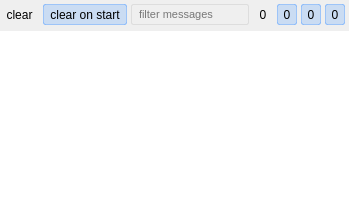
      <widget class="QWidget" name="logPage">
       <layout class="QVBoxLayout" name="verticalLayout_3">
        <property name="spacing">
         <number>0</number>
        </property>
        <property name="leftMargin">
         <number>0</number>
        </property>
        <property name="topMargin">
         <number>0</number>
        </property>
        <property name="rightMargin">
         <number>0</number>
        </property>
        <property name="bottomMargin">
         <number>0</number>
        </property>
        <item>
         <widget class="QWidget" name="logWidget" native="true">
          <property name="styleSheet">
           <string notr="true">QToolButton {
     padding: 1px;
	 border: 1px solid transparent;
	 border-radius: 2px;
     background: transparent;
	height: 14px;
}

QToolButton:hover {
		border: 1px solid  rgba( 92, 163, 255, 20% );
		background-color: rgba( 92, 163, 255, 10% );
}

QToolButton:checked, QToolButton:hover:pressed {
		border: 1px solid  rgba( 92, 163, 255, 50% );
		background-color: rgba( 92, 163, 255, 25% );
}</string>
          </property>
          <layout class="QHBoxLayout" name="horizontalLayout_11">
           <property name="spacing">
            <number>4</number>
           </property>
           <property name="leftMargin">
            <number>0</number>
           </property>
           <property name="topMargin">
            <number>4</number>
           </property>
           <property name="rightMargin">
            <number>4</number>
           </property>
           <property name="bottomMargin">
            <number>6</number>
           </property>
           <item>
            <widget class="QToolButton" name="clearLogButton">
             <property name="minimumSize">
              <size>
               <width>0</width>
               <height>21</height>
              </size>
             </property>
             <property name="toolTip">
              <string>Clear messages</string>
             </property>
             <property name="text">
              <string>clear</string>
             </property>
             <property name="autoRaise">
              <bool>true</bool>
             </property>
            </widget>
           </item>
           <item>
            <widget class="QToolButton" name="clearLogOnStartButton">
             <property name="minimumSize">
              <size>
               <width>0</width>
               <height>21</height>
              </size>
             </property>
             <property name="toolTip">
              <string>Clear messages on simulation start</string>
             </property>
             <property name="text">
              <string>clear on start</string>
             </property>
             <property name="checkable">
              <bool>true</bool>
             </property>
             <property name="checked">
              <bool>true</bool>
             </property>
             <property name="autoRaise">
              <bool>true</bool>
             </property>
            </widget>
           </item>
           <item>
            <widget class="QLineEdit" name="logFilterLineEdit">
             <property name="styleSheet">
              <string notr="true">QLineEdit {
     border: 1px solid #ddd;
	 border-radius: 2px;
     padding: 1px 5px 2px 5px;
     background: transparent;
	font-size: 11px;
 }</string>
             </property>
             <property name="placeholderText">
              <string>filter messages</string>
             </property>
             <property name="clearButtonEnabled">
              <bool>true</bool>
             </property>
            </widget>
           </item>
           <item>
            <widget class="QToolButton" name="showDebugMessagesButton">
             <property name="toolTip">
              <string>Show debug messages</string>
             </property>
             <property name="text">
              <string>0</string>
             </property>
             <property name="icon">
              <iconset resource="../icons/icons.qrc">
               <normaloff>:/icons/debug-16x16.png</normaloff>:/icons/debug-16x16.png</iconset>
             </property>
             <property name="checkable">
              <bool>true</bool>
             </property>
             <property name="checked">
              <bool>false</bool>
             </property>
             <property name="toolButtonStyle">
              <enum>Qt::ToolButtonTextBesideIcon</enum>
             </property>
             <property name="autoRaise">
              <bool>true</bool>
             </property>
            </widget>
           </item>
           <item>
            <widget class="QToolButton" name="showInfoMessagesButton">
             <property name="toolTip">
              <string>Show info messages</string>
             </property>
             <property name="text">
              <string>0</string>
             </property>
             <property name="icon">
              <iconset resource="../icons/icons.qrc">
               <normaloff>:/icons/info-16x16.png</normaloff>:/icons/info-16x16.png</iconset>
             </property>
             <property name="checkable">
              <bool>true</bool>
             </property>
             <property name="checked">
              <bool>true</bool>
             </property>
             <property name="toolButtonStyle">
              <enum>Qt::ToolButtonTextBesideIcon</enum>
             </property>
             <property name="autoRaise">
              <bool>true</bool>
             </property>
            </widget>
           </item>
           <item>
            <widget class="QToolButton" name="showWarningMessagesButton">
             <property name="toolTip">
              <string>Show warning messages</string>
             </property>
             <property name="text">
              <string>0</string>
             </property>
             <property name="icon">
              <iconset resource="../icons/icons.qrc">
               <normaloff>:/icons/warning-16x16.png</normaloff>:/icons/warning-16x16.png</iconset>
             </property>
             <property name="checkable">
              <bool>true</bool>
             </property>
             <property name="checked">
              <bool>true</bool>
             </property>
             <property name="toolButtonStyle">
              <enum>Qt::ToolButtonTextBesideIcon</enum>
             </property>
             <property name="autoRaise">
              <bool>true</bool>
             </property>
            </widget>
           </item>
           <item>
            <widget class="QToolButton" name="showErrorMessagesButton">
             <property name="toolTip">
              <string>Show error messages</string>
             </property>
             <property name="text">
              <string>0</string>
             </property>
             <property name="icon">
              <iconset resource="../icons/icons.qrc">
               <normaloff>:/icons/error-16x16.png</normaloff>:/icons/error-16x16.png</iconset>
             </property>
             <property name="checkable">
              <bool>true</bool>
             </property>
             <property name="checked">
              <bool>true</bool>
             </property>
             <property name="toolButtonStyle">
              <enum>Qt::ToolButtonTextBesideIcon</enum>
             </property>
             <property name="autoRaise">
              <bool>true</bool>
             </property>
            </widget>
           </item>
          </layout>
         </widget>
        </item>
        <item>
         <widget class="QTreeView" name="logTreeView">
          <property name="frameShape">
           <enum>QFrame::NoFrame</enum>
          </property>
          <property name="rootIsDecorated">
           <bool>false</bool>
          </property>
          <attribute name="headerVisible">
           <bool>false</bool>
          </attribute>
         </widget>
        </item>
       </layout>
      </widget>
